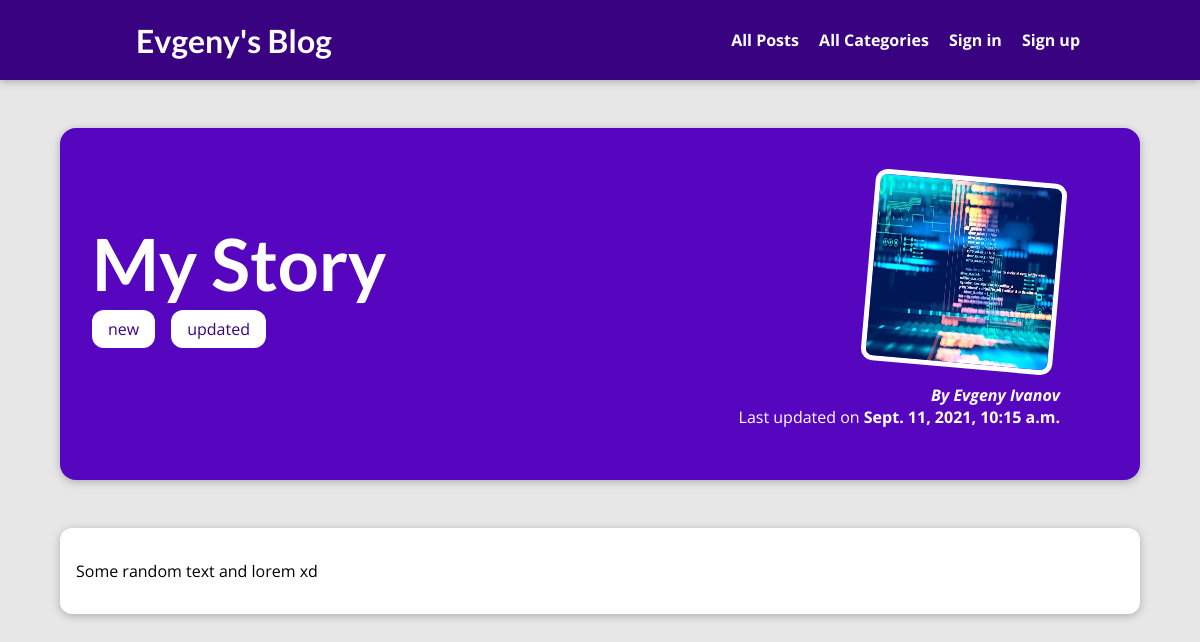
Before: /posts/my-story with the older database file.
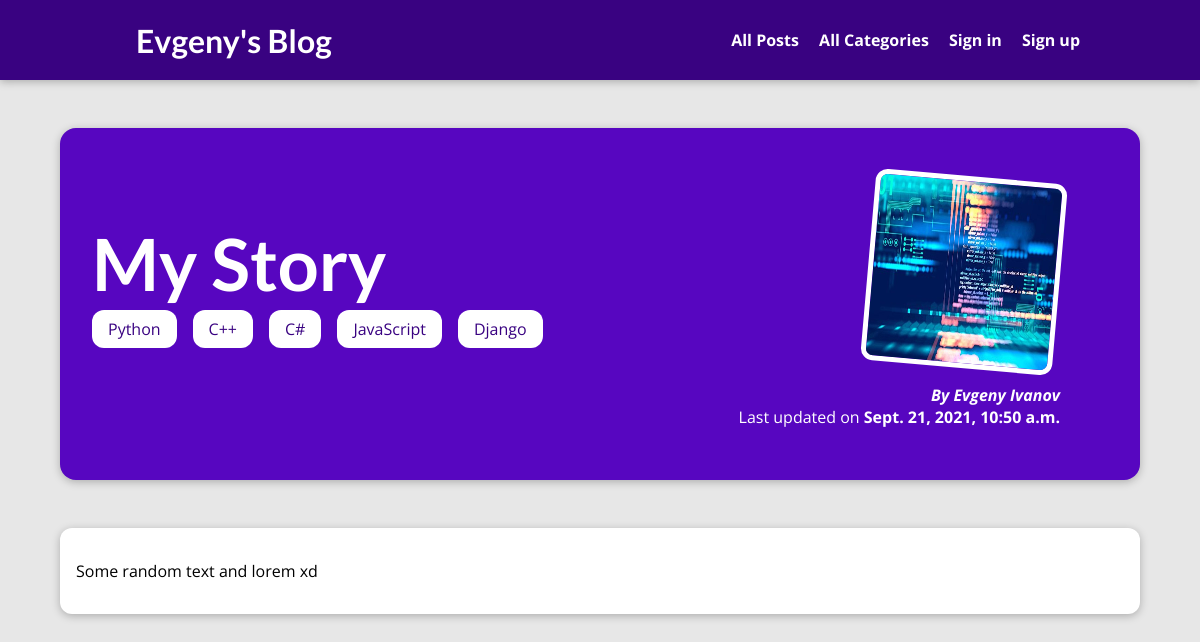
After: the same page with the newer database file.
### blog/models.py (models this page shows, shortened)
class Post(models.Model):
    title = models.CharField(max_length=20)
    views = models.IntegerField(default=0)
    excerpt = models.CharField(max_length=100)
    image = models.ImageField(upload_to='posts', null=True)
    date = models.DateField(auto_now=True)
    time = models.TimeField(auto_now=True, null=True)
    slug = models.SlugField(unique=True)
    content = models.TextField(validators=[MinLengthValidator(10)])
    author = models.ForeignKey(Author, on_delete=models.SET_NULL, null=True, related_name="posts")
    tags = models.ManyToManyField(Tag)

class Tag(models.Model):
    caption = models.CharField(max_length=10)
    slug = models.SlugField(unique=True, null=True)
    def __str__(self):
        return self.caption

class Author(models.Model):
    first_name = models.CharField(max_length=100)
    last_name = models.CharField(max_length=100)
    email = models.EmailField(max_length=150)
    def full_name(self):
        return f'{self.first_name} {self.last_name}'
    def __str__(self):
        return self.full_name()

### blog/views.py (the view, shortened to what this page needs)
# urls.py: path('posts/<slug:slug>', views.PostDetailView.as_view(), name='post-detail-page'),
class PostDetailView(View):
    def is_stored_post(self, request, post_id):
        read_later_post_list = request.session.get('read_later_post_list')
        if read_later_post_list is not None:
            is_saved_for_later = post_id in read_later_post_list
        else:
            is_saved_for_later = False
        return is_saved_for_later
    def get(self, request, slug):
        post = Post.objects.get(slug=slug)
        try:
            if UserSeenPosts.objects.filter(post=post, user=request.user).exists():
                pass
            else:
                post.views += 1
                post.save()
                UserSeenPosts.objects.create(user=request.user, post=post)
        except:
            pass
        context = {
            'post': post,
            'post_tags': post.tags.all(),
            'comment_form': CommentForm(),
            'all_comments': post.comments.all().order_by('-time'),
            'saved_for_later': self.is_stored_post(request, post.id)
        }
        return render(request, 'blog/post-detail.html', context)

### blog/templates/blog/post-detail.html (shortened to what this page needs)
{% extends 'base.html' %}
{% load static %}
{% block css_files %}
    <link rel="stylesheet" href="{% static 'blog/post-detail.css' %}">
{% endblock %}
{% block content%}
<section id="summary">
    <h2>{{ post.title }}</h2>
    <div class="tags">
        {% for tag in post_tags %}
            <div class="tag"> {{ tag }} </div>
        {% endfor %}
    </div>
    <article>
        <img src="{{ post.image.url }}">
        <address>By <a href="mailto:{{ post.author.email }}">{{ post.author }}</a></address>
        <div>
            Last updated on
            <time>{{ post.date }}, {{ post.time }}</time>
        </div>
    </article>
</section>
<main>
    {{ post.content|linebreaks }}
</main>
{% endblock %}

### templates/base.html (shortened to what this page needs)
{% load static %}
<html lang="en">
<head>
    <link rel="stylesheet" href="{% static 'app.css' %}">
    {% block css_files %}{% endblock %}
</head>
<body>
    <header id="main-navigation">
        <h1><a href="{% url 'starting-page'%}">Evgeny's Blog</a></h1>
        <nav>
            <a href="{% url 'posts-page' %}">All Posts</a>
            <a href="{% url 'categories-page' %}">All Categories</a>
            {% if request.user.is_authenticated %}
                <a href="{% url 'logout' %}">Logout, {{request.user}} </a>
            {% else %}
                <a href="{% url 'login' %}">Sign in</a>
                <a href="{% url 'register' %}">Sign up</a>
            {% endif %}
        </nav>
    </header>
    {% block content %}
    {% endblock %}
</body>
</html>

### static/app.css (style rules this page uses)
* { box-sizing: border-box; }
html { font-family: 'Open Sans', 'Lato', sans-serif; }
body { margin: 0; }
h1, h2, h3 { font-family: 'Lato', sans-serif; font-weight: bold; }
#main-navigation { width: 100%; height: 5rem; display: flex; justify-content: space-between; align-items: center; padding: 0 10%; position: absolute; top: 0; left: 0; }
#main-navigation a { text-decoration: none; color: white; font-weight: bold; margin-left: 1rem; }

### blog/static/blog/post-detail.css (style rules this page uses)
body { background-color: #e7e7e7; }
#main-navigation { background-color: #390281; box-shadow: 0 2px 8px rgba(0, 0, 0, 0.25); }
#summary { margin: 8rem auto 3rem auto; padding: 2rem; width: 90%; max-width: 90rem; border-radius: 16px; background-color: #5706c0; position: relative; box-shadow: 0 2px 8px rgba(0, 0, 0, 0.25); height: 22rem; }
#summary h2 { color: white; font-size: 4.5rem; margin-bottom: 0.25rem; }
#summary article { position: absolute; top: 2rem; right: 3rem; padding: 1rem 2rem; border-radius: 12px; text-align: right; color: white; }
#summary article img { width: 12rem; height: 12rem; border-radius: 12px; transform: rotateZ(5deg); border: 5px solid white; margin-bottom: 1rem; }
#summary address { font-weight: bold; }
#summary a { color: white; text-decoration: none; }
#summary time { font-weight: bold; }
main { width: 90%; max-width: 90rem; margin: 3rem auto; background-color: white; padding: 1rem; border-radius: 12px; box-shadow: 0 2px 8px rgba(0, 0, 0, 0.25); }
.tags { display: flex; }
.tag { background-color: white; color: #390281; padding: 0.5rem 1rem; border-radius: 12px; margin-right: 1rem; }

Changed rows visible on the page:
changed Post "My Story": date "Sept. 11, 2021" → "Sept. 21, 2021"; time "10:15 a.m." → "10:50 a.m."
added Tag: caption "Python"
changed Tag (number 2 of 5 on the later page): caption "new" → "C++"
changed Tag (number 3 of 5 on the later page): caption "updated" → "C#"
now on this page (row edited): Tag: caption "JavaScript"
added Tag: caption "Django"
